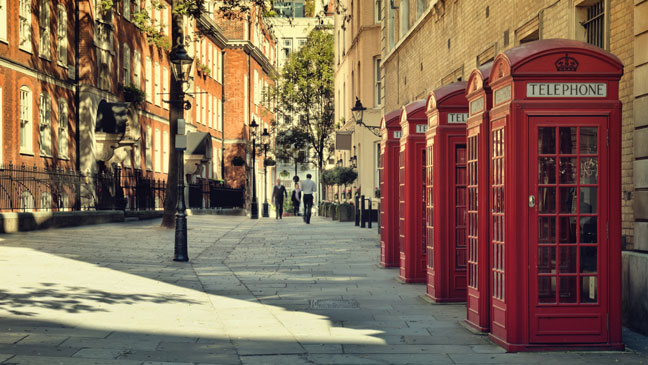
#> input picture move_stripes/image01.jpg, 648 x 365 px
$ python move_stripes.py image01.jpg
#> lines starting #> are read from the running program, lines starting #| are printed output that depends on the picture
#> further down, img is the input picture: shape (365, 648, 3); mean B, G, R 86.2, 106.6, 132
import sys
import os
import numpy as np
import cv2


def script_path():
    current_path = os.path.realpath(os.path.dirname(sys.argv[0]))
    os.chdir(current_path)
    return current_path


def show_image(title, image):
    '''
    WINDOW_AUTOSIZE
    WINDOW_FREERATIO
    WINDOW_FULLSCREEN
    WINDOW_GUI_EXPANDED
    WINDOW_GUI_NORMAL
    WINDOW_KEEPRATIO
    WINDOW_NORMAL
    WINDOW_OPENGL
    '''
    cv2.namedWindow(title, cv2.WINDOW_GUI_NORMAL)
    # cv2.namedWindow(title, cv2.WINDOW_AUTOSIZE)
    cv2.imshow(title, image)
    cv2.waitKey(0)
    cv2.destroyAllWindows()
    return True


# [4 lines left out: function roll_image, not called in this run]


def create_image(h, w, layers=3, without_layers=False):
    if without_layers:
        img = np.zeros((h, w), dtype=np.uint8)
    else:
        img = np.zeros((h, w, layers), dtype=np.uint8)
    return img


def move_stripes(img, size_y, size_x, cut_out):
#> called with size_y = 30, size_x = 10, cut_out = False
    if not size_y:
        return img

    if not size_x:
        return img

    img_size_y, img_size_x = img.shape[:2]
#> img_size_y = 365; img_size_x = 648

    # move all RGB at once
    out = create_image(img_size_y, img_size_x + size_x)      # make bigger image
    STRIPES_NUMBER = img_size_y//size_y + 1
#> STRIPES_NUMBER = 13
    for stripe in range(STRIPES_NUMBER):
        if stripe%2:
            out[stripe*size_y:(stripe+1)*size_y, :-size_x] = img[stripe*size_y:(stripe+1)*size_y,:]
        else:
            out[stripe*size_y:(stripe+1)*size_y, size_x:] = img[stripe*size_y:(stripe+1)*size_y,:]
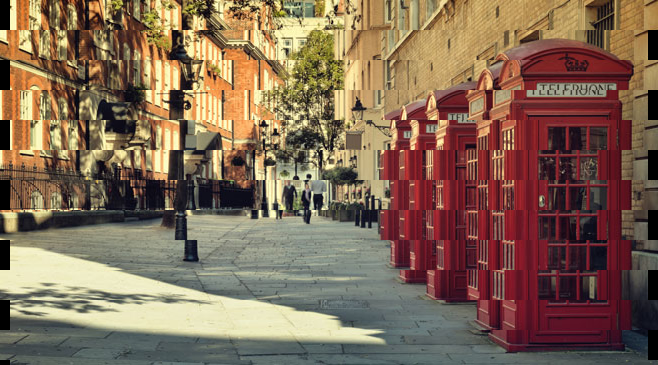
#> out: shape (365, 658, 3); mean B, G, R 84.9, 105, 130

    if cut_out:
        out = out[:, size_x:-size_x]
    return out


def move_layers(img, strike, order_position='BGR', order_up_down='BGR'):
    '''
        order_position  --from left to right-left
        order_up_down   --the way in which layers lay on each other
    '''

    img_size_y, img_size_x = img.shape[:2]
    b_channel, g_channel, r_channel = cv2.split(img)
    layers = {
        'B': b_channel,
        'G': g_channel,
        'R': r_channel
        }

    stripe_left = create_image(img_size_y, img_size_x + strike*2, without_layers=True)
    stripe_center = create_image(img_size_y, img_size_x + strike*2, without_layers=True)
    stripe_right = create_image(img_size_y, img_size_x + strike*2, without_layers=True)

    stripe_left[:, :(-2*strike)] = layers[order_position[0]]
    stripe_center[:, strike:-strike] = layers[order_position[1]]
    stripe_right[:, 2*strike:] = layers[order_position[2]]

    stripes = {
        order_position[0] : stripe_left,
        order_position[1] : stripe_center,
        order_position[2] : stripe_right
        }

    stripe = cv2.merge((stripes[order_up_down[0]],
                        stripes[order_up_down[1]],
                        stripes[order_up_down[2]]))
    return stripe


def move_stripes_many(img, size_y, size_x, strike=0, order_position='BGR', order_up_down='BGR', vertical=False, cut_out=False):
#> called with size_y = 15, size_x = 3, strike = 3, order_position = 'RGB', order_up_down = 'BGR', vertical = False, cut_out = True
    if not size_y:
        return img
    if vertical:
        # Rotate an array by 90 degrees in the counter-clockwise direction
        # k: Number of times the array is rotated by 90 degrees.
        img = np.rot90(img, k=1)

    resize_x = strike + max(size_x, strike)
    img_size_y, img_size_x = img.shape[:2]
#> img_size_y = 365; img_size_x = 648

    # move all RGB at once
    out = create_image(img_size_y, img_size_x + resize_x)      # make bigger image
    STRIPES_NUMBER = img_size_y//size_y + 1
#> STRIPES_NUMBER = 25
    for stripe in range(STRIPES_NUMBER):
        part = img[stripe*size_y:(stripe+1)*size_y,:]
        if not part.any():
            continue
        if strike:
            # part_moved = move_layers(part, strike, order_position='BGR', order_up_down='BGR')
            part_moved = move_layers(part, strike, order_position=order_position, order_up_down=order_up_down)
        else:
            part_moved = part
        edge = abs(resize_x - 2*strike)

        # it works but its not optimized :(
        if stripe%2:
            if edge:
                out[stripe*size_y:(stripe+1)*size_y, :-edge] = part_moved
            else:
                out[stripe*size_y:(stripe+1)*size_y, :] = part_moved
        else:
            if edge:
                out[stripe*size_y:(stripe+1)*size_y, edge:] = part_moved
            else:
                out[stripe*size_y:(stripe+1)*size_y, :] = part_moved
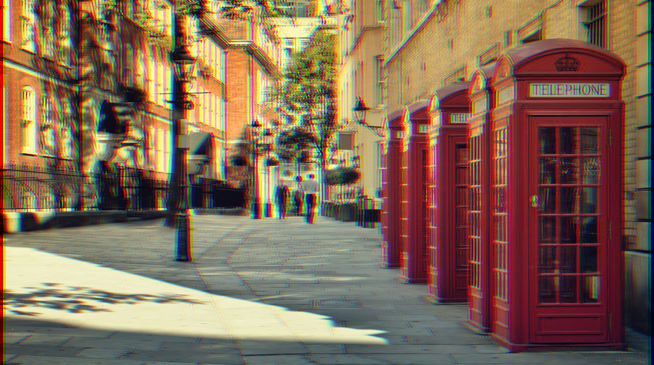
#> out: shape (365, 654, 3); mean B, G, R 85.4, 105.7, 130.8

    if vertical:
        out = np.rot90(out, k=3)        # reverse way

    if cut_out:
        out = out[:, max(size_x, strike):-max(size_x, strike)]
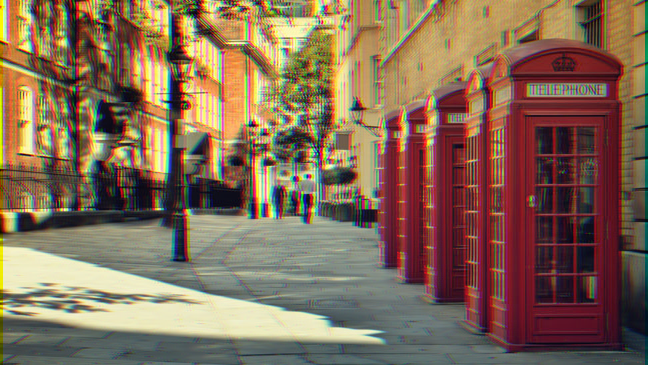
#> out: shape (365, 648, 3); mean B, G, R 85.8, 106.6, 131.2
    return out


# [57 lines left out: functions example, example_many, mixer_example, not called in this run]


if __name__ == "__main__":
    script_path()
    file = 'image01.jpg'
    img = cv2.imread(file, 1)


    # move all RGB at once
    out = move_stripes(img, 30, 10, False)
    show_image('out', out)


    # move single layer(s)
    out = move_stripes_many(img, 15, 3, strike=3, order_position='RGB', order_up_down='BGR', vertical=False, cut_out=True)
    show_image('out', out)


'''
todo(06.10.2019):
    -swap single layers(s)                                          (+)
    -strike value (R -<value>- G -<value>- B)                       (+)
    -choose positions ->: RGB, BGR, ...                             (+)
    -choose vertical-horizontal (make transpose and then reverse)   (+)
'''

$ run again, with move_stripes/image02.jpg copied over move_stripes/image01.jpg
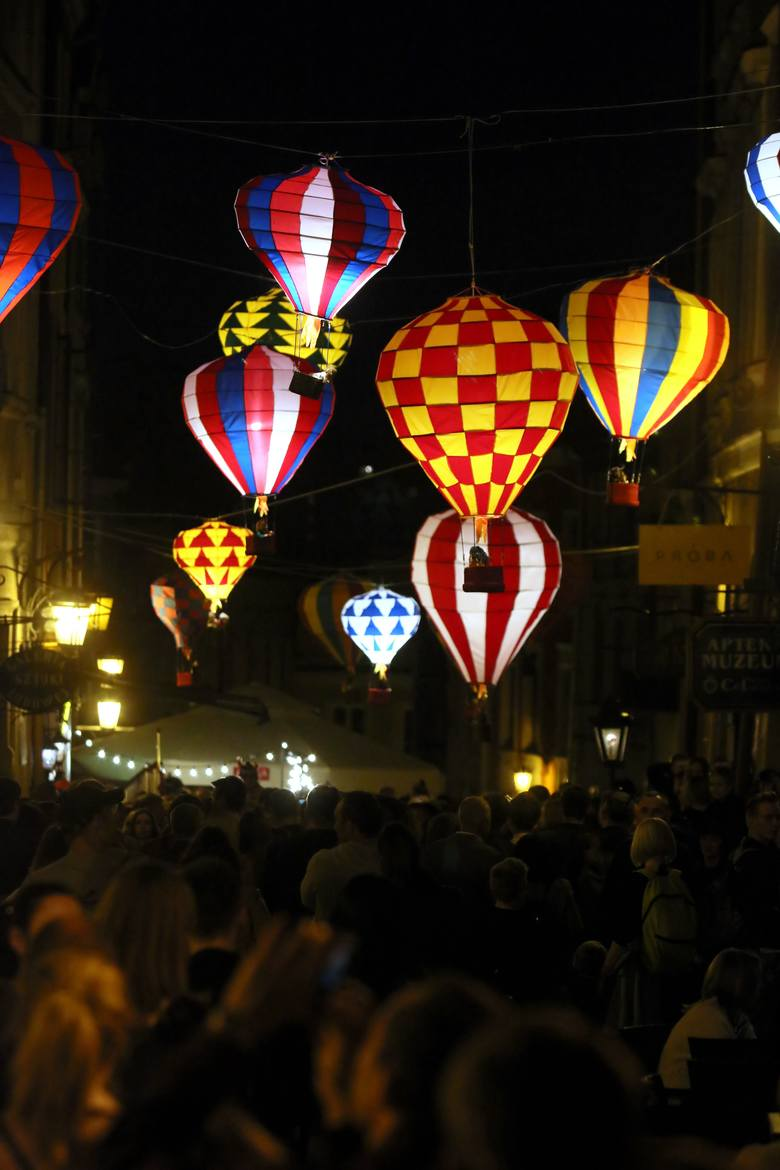
#> input picture move_stripes/image02.jpg, 780 x 1170 px
#> img is the input picture: shape (1170, 780, 3); mean B, G, R 18.8, 30.9, 44
#> after the loop in move_stripes_many, `for stripe in range(STRIPES_NUMBER):`:
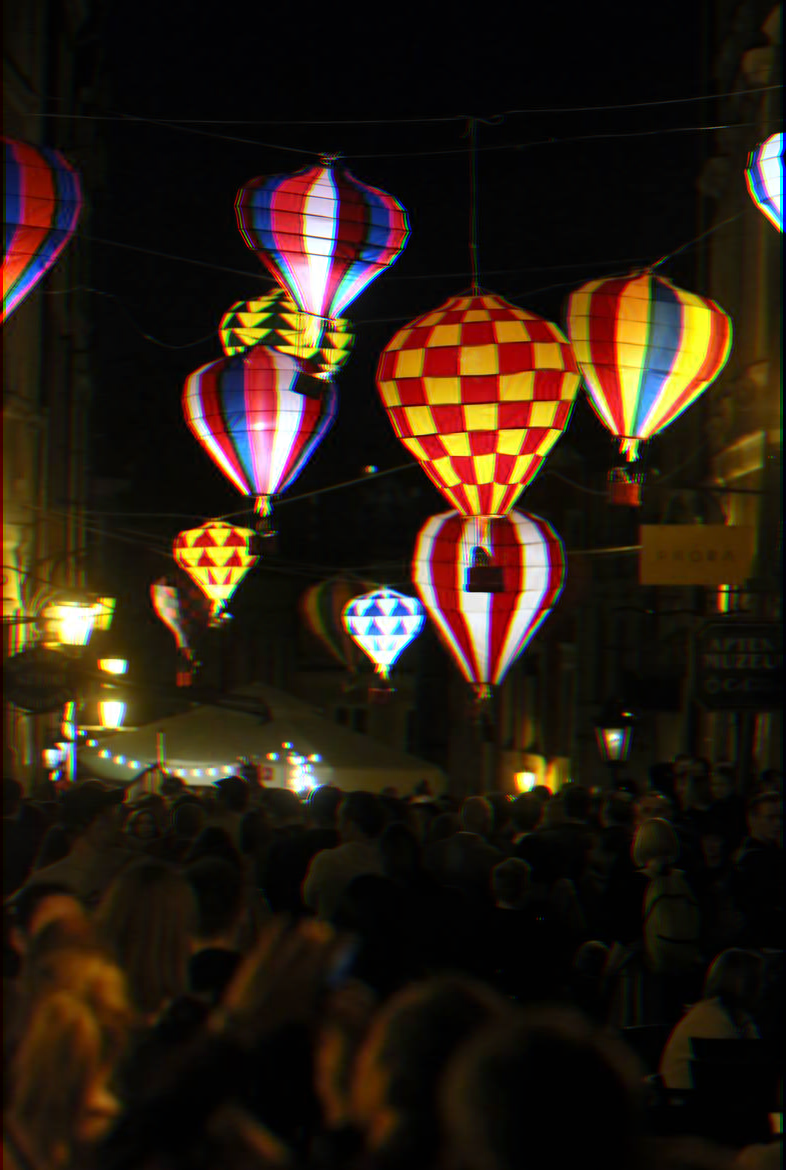
#> out: shape (1170, 786, 3); mean B, G, R 18.6, 30.6, 43.6
#> in move_stripes_many, `out = out[:, max(size_x, strike):-max(size_x, strike)]`:
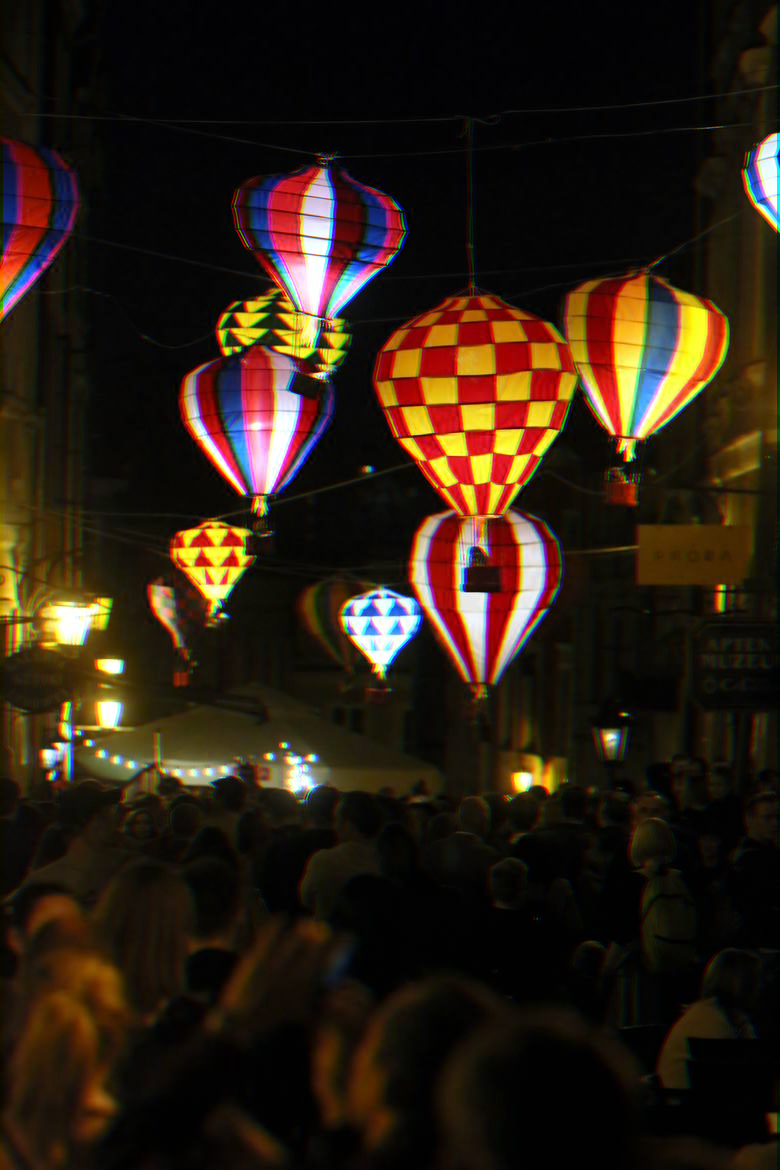
#> out: shape (1170, 780, 3); mean B, G, R 18.7, 30.9, 43.8
